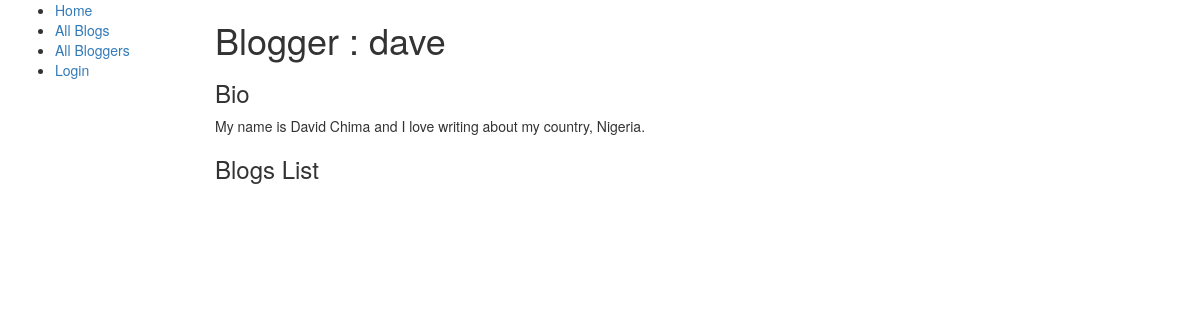
The page /blog/blogger/2 on the database as committed earlier.
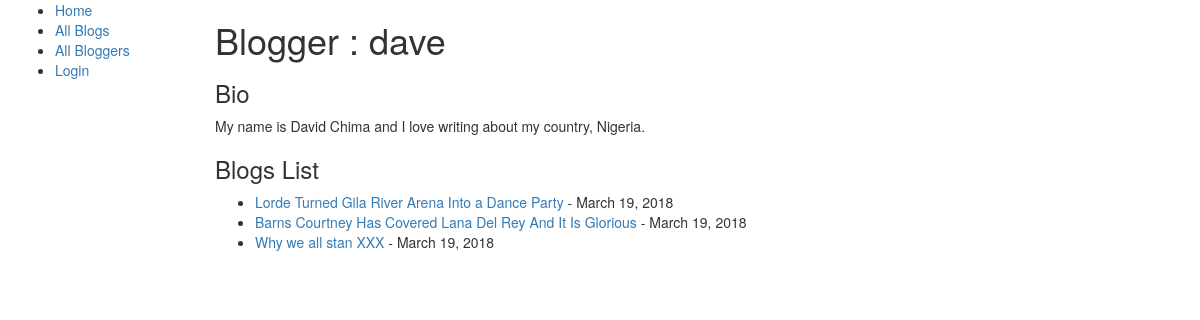
The same page on the database as committed later.
### blog/models.py (models this page shows, shortened)
class BlogPost(models.Model):
    blog_post_title = models.CharField(max_length = 400)
    post_date = models.DateField(null = True , default = timezone.now)
    post_time = models.TimeField(null = True , default = timezone.now)
    blogger = models.ForeignKey(Blogger, on_delete = models.SET_NULL, null = True)
    content = models.TextField()
    class Meta:
        ordering = ['-post_date', '-post_time']
    def __str__(self):
        return "{}".format(self.blog_post_title)

### blog/views.py (the view)
# urls.py: path('blogger/<int:pk>', views.blogger_detail, name ='blogger-detail'),
def blogger_detail(request , pk):
    blogger = Blogger.objects.get(pk = pk)
    blog_posts =  BlogPost.objects.filter(blogger__id = pk)
    return render (request,
    'blog/blogger_detail.html',
    context ={'blogger': blogger, 'blog_posts':blog_posts},
    )

### blog/models.py (called while the page is built)
    def __str__(self):
        return "{}".format(self.username)

### blog/templates/blog/blogger_detail.html
{% extends 'blog/base_generic.html' %}
{% block content %}
    <h1>Blogger : {{blogger}}</h1>
    <h3>Bio</h3>
    <p>{{blogger.bio}}</p>
    <h3>Blogs List</h3>
    <div class = "blog-post">
        <ul>
            {% for blog in blog_posts %}
                <li><a href ="{% url 'blog-detail' blog.id %}">{{blog}}</a> - {{blog.post_date}}</li>
            {% endfor %}
        </ul>
    </div>
{%endblock %}

Rows that differ between the two databases and show on the page:
added BlogPost: blog_post_title "Lorde Turned Gila River Arena Into a Dance Party", post_date "March 19, 2018"
added BlogPost: blog_post_title "Barns Courtney Has Covered Lana Del Rey And It Is Glorious", post_date "March 19, 2018"
added BlogPost: blog_post_title "Why we all stan XXX", post_date "March 19, 2018"
